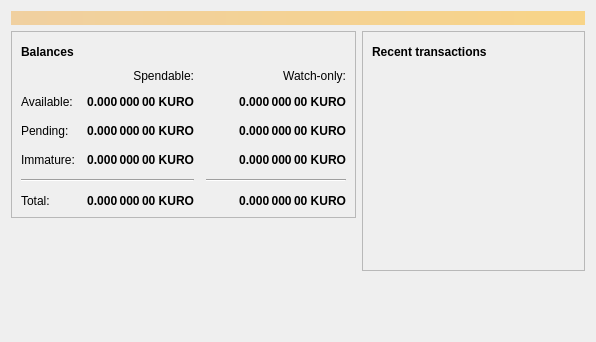
<?xml version="1.0" encoding="UTF-8"?>
<ui version="4.0">
 <class>OverviewPage</class>
 <widget class="QWidget" name="OverviewPage">
  <property name="geometry">
   <rect>
    <x>0</x>
    <y>0</y>
    <width>596</width>
    <height>342</height>
   </rect>
  </property>
  <property name="windowTitle">
   <string>Form</string>
  </property>
  <layout class="QVBoxLayout" name="topLayout">
   <item>
    <widget class="QLabel" name="labelAlerts">
     <property name="visible">
      <bool>false</bool>
     </property>
     <property name="styleSheet">
      <string notr="true">QLabel { background-color: qlineargradient(x1: 0, y1: 0, x2: 1, y2: 0, stop:0 #F0D0A0, stop:1 #F8D488); color:#000000; }</string>
     </property>
     <property name="wordWrap">
      <bool>true</bool>
     </property>
     <property name="margin">
      <number>3</number>
     </property>
     <property name="textInteractionFlags">
      <set>Qt::TextSelectableByMouse</set>
     </property>
    </widget>
   </item>
   <item>
    <layout class="QHBoxLayout" name="horizontalLayout" stretch="1,1">
     <item>
      <layout class="QVBoxLayout" name="verticalLayout_2">
       <item>
        <widget class="QFrame" name="frame">
         <property name="frameShape">
          <enum>QFrame::StyledPanel</enum>
         </property>
         <property name="frameShadow">
          <enum>QFrame::Raised</enum>
         </property>
         <layout class="QVBoxLayout" name="verticalLayout_4">
          <item>
           <layout class="QHBoxLayout" name="horizontalLayout_4">
            <item>
             <widget class="QLabel" name="label_5">
              <property name="font">
               <font>
                <weight>75</weight>
                <bold>true</bold>
               </font>
              </property>
              <property name="text">
               <string>Balances</string>
              </property>
             </widget>
            </item>
            <item>
             <widget class="QPushButton" name="labelWalletStatus">
              <property name="enabled">
               <bool>true</bool>
              </property>
              <property name="maximumSize">
               <size>
                <width>30</width>
                <height>16777215</height>
               </size>
              </property>
              <property name="toolTip">
               <string>The displayed information may be out of date. Your wallet automatically synchronizes with the Kurokin network after a connection is established, but this process has not completed yet.</string>
              </property>
              <property name="text">
               <string/>
              </property>
              <property name="icon">
               <iconset resource="../bitcoin.qrc">
                <normaloff>:/icons/warning</normaloff>
                <disabledoff>:/icons/warning</disabledoff>:/icons/warning</iconset>
              </property>
              <property name="iconSize">
               <size>
                <width>24</width>
                <height>24</height>
               </size>
              </property>
              <property name="flat">
               <bool>true</bool>
              </property>
             </widget>
            </item>
            <item>
             <spacer name="horizontalSpacer_3">
              <property name="orientation">
               <enum>Qt::Horizontal</enum>
              </property>
              <property name="sizeHint" stdset="0">
               <size>
                <width>40</width>
                <height>20</height>
               </size>
              </property>
             </spacer>
            </item>
           </layout>
          </item>
          <item>
           <layout class="QGridLayout" name="gridLayout">
            <property name="spacing">
             <number>12</number>
            </property>
            <item row="2" column="2">
             <widget class="QLabel" name="labelWatchPending">
              <property name="font">
               <font>
                <weight>75</weight>
                <bold>true</bold>
               </font>
              </property>
              <property name="cursor">
               <cursorShape>IBeamCursor</cursorShape>
              </property>
              <property name="toolTip">
               <string>Unconfirmed transactions to watch-only addresses</string>
              </property>
              <property name="text">
               <string notr="true">0.000 000 00 KURO</string>
              </property>
              <property name="alignment">
               <set>Qt::AlignRight|Qt::AlignTrailing|Qt::AlignVCenter</set>
              </property>
              <property name="textInteractionFlags">
               <set>Qt::LinksAccessibleByMouse|Qt::TextSelectableByKeyboard|Qt::TextSelectableByMouse</set>
              </property>
             </widget>
            </item>
            <item row="2" column="1">
             <widget class="QLabel" name="labelUnconfirmed">
              <property name="font">
               <font>
                <weight>75</weight>
                <bold>true</bold>
               </font>
              </property>
              <property name="cursor">
               <cursorShape>IBeamCursor</cursorShape>
              </property>
              <property name="toolTip">
               <string>Total of transactions that have yet to be confirmed, and do not yet count toward the spendable balance</string>
              </property>
              <property name="text">
               <string notr="true">0.000 000 00 KURO</string>
              </property>
              <property name="alignment">
               <set>Qt::AlignRight|Qt::AlignTrailing|Qt::AlignVCenter</set>
              </property>
              <property name="textInteractionFlags">
               <set>Qt::LinksAccessibleByMouse|Qt::TextSelectableByKeyboard|Qt::TextSelectableByMouse</set>
              </property>
             </widget>
            </item>
            <item row="3" column="2">
             <widget class="QLabel" name="labelWatchImmature">
              <property name="font">
               <font>
                <weight>75</weight>
                <bold>true</bold>
               </font>
              </property>
              <property name="cursor">
               <cursorShape>IBeamCursor</cursorShape>
              </property>
              <property name="toolTip">
               <string>Mined balance in watch-only addresses that has not yet matured</string>
              </property>
              <property name="text">
               <string notr="true">0.000 000 00 KURO</string>
              </property>
              <property name="alignment">
               <set>Qt::AlignRight|Qt::AlignTrailing|Qt::AlignVCenter</set>
              </property>
              <property name="textInteractionFlags">
               <set>Qt::LinksAccessibleByMouse|Qt::TextSelectableByKeyboard|Qt::TextSelectableByMouse</set>
              </property>
             </widget>
            </item>
            <item row="4" column="0" colspan="2">
             <widget class="Line" name="line">
              <property name="orientation">
               <enum>Qt::Horizontal</enum>
              </property>
             </widget>
            </item>
            <item row="4" column="2">
             <widget class="Line" name="lineWatchBalance">
              <property name="sizePolicy">
               <sizepolicy hsizetype="Preferred" vsizetype="Fixed">
                <horstretch>0</horstretch>
                <verstretch>0</verstretch>
               </sizepolicy>
              </property>
              <property name="minimumSize">
               <size>
                <width>140</width>
                <height>0</height>
               </size>
              </property>
              <property name="orientation">
               <enum>Qt::Horizontal</enum>
              </property>
             </widget>
            </item>
            <item row="5" column="0">
             <widget class="QLabel" name="labelTotalText">
              <property name="text">
               <string>Total:</string>
              </property>
             </widget>
            </item>
            <item row="3" column="1">
             <widget class="QLabel" name="labelImmature">
              <property name="font">
               <font>
                <weight>75</weight>
                <bold>true</bold>
               </font>
              </property>
              <property name="cursor">
               <cursorShape>IBeamCursor</cursorShape>
              </property>
              <property name="toolTip">
               <string>Mined balance that has not yet matured</string>
              </property>
              <property name="text">
               <string notr="true">0.000 000 00 KURO</string>
              </property>
              <property name="alignment">
               <set>Qt::AlignRight|Qt::AlignTrailing|Qt::AlignVCenter</set>
              </property>
              <property name="textInteractionFlags">
               <set>Qt::LinksAccessibleByMouse|Qt::TextSelectableByKeyboard|Qt::TextSelectableByMouse</set>
              </property>
             </widget>
            </item>
            <item row="2" column="3">
             <spacer name="horizontalSpacer_2">
              <property name="orientation">
               <enum>Qt::Horizontal</enum>
              </property>
              <property name="sizeHint" stdset="0">
               <size>
                <width>40</width>
                <height>20</height>
               </size>
              </property>
             </spacer>
            </item>
            <item row="3" column="0">
             <widget class="QLabel" name="labelImmatureText">
              <property name="text">
               <string>Immature:</string>
              </property>
             </widget>
            </item>
            <item row="5" column="1">
             <widget class="QLabel" name="labelTotal">
              <property name="font">
               <font>
                <weight>75</weight>
                <bold>true</bold>
               </font>
              </property>
              <property name="cursor">
               <cursorShape>IBeamCursor</cursorShape>
              </property>
              <property name="toolTip">
               <string>Your current total balance</string>
              </property>
              <property name="text">
               <string notr="true">0.000 000 00 KURO</string>
              </property>
              <property name="alignment">
               <set>Qt::AlignRight|Qt::AlignTrailing|Qt::AlignVCenter</set>
              </property>
              <property name="textInteractionFlags">
               <set>Qt::LinksAccessibleByMouse|Qt::TextSelectableByKeyboard|Qt::TextSelectableByMouse</set>
              </property>
             </widget>
            </item>
            <item row="5" column="2">
             <widget class="QLabel" name="labelWatchTotal">
              <property name="font">
               <font>
                <weight>75</weight>
                <bold>true</bold>
               </font>
              </property>
              <property name="cursor">
               <cursorShape>IBeamCursor</cursorShape>
              </property>
              <property name="toolTip">
               <string>Current total balance in watch-only addresses</string>
              </property>
              <property name="text">
               <string notr="true">0.000 000 00 KURO</string>
              </property>
              <property name="alignment">
               <set>Qt::AlignRight|Qt::AlignTrailing|Qt::AlignVCenter</set>
              </property>
              <property name="textInteractionFlags">
               <set>Qt::LinksAccessibleByMouse|Qt::TextSelectableByKeyboard|Qt::TextSelectableByMouse</set>
              </property>
             </widget>
            </item>
            <item row="0" column="2">
             <widget class="QLabel" name="labelWatchonly">
              <property name="text">
               <string>Watch-only:</string>
              </property>
              <property name="alignment">
               <set>Qt::AlignRight|Qt::AlignTrailing|Qt::AlignVCenter</set>
              </property>
             </widget>
            </item>
            <item row="1" column="0">
             <widget class="QLabel" name="labelBalanceText">
              <property name="text">
               <string>Available:</string>
              </property>
             </widget>
            </item>
            <item row="1" column="1">
             <widget class="QLabel" name="labelBalance">
              <property name="font">
               <font>
                <weight>75</weight>
                <bold>true</bold>
               </font>
              </property>
              <property name="cursor">
               <cursorShape>IBeamCursor</cursorShape>
              </property>
              <property name="toolTip">
               <string>Your current spendable balance</string>
              </property>
              <property name="text">
               <string notr="true">0.000 000 00 KURO</string>
              </property>
              <property name="alignment">
               <set>Qt::AlignRight|Qt::AlignTrailing|Qt::AlignVCenter</set>
              </property>
              <property name="textInteractionFlags">
               <set>Qt::LinksAccessibleByMouse|Qt::TextSelectableByKeyboard|Qt::TextSelectableByMouse</set>
              </property>
             </widget>
            </item>
            <item row="1" column="2">
             <widget class="QLabel" name="labelWatchAvailable">
              <property name="font">
               <font>
                <weight>75</weight>
                <bold>true</bold>
               </font>
              </property>
              <property name="cursor">
               <cursorShape>IBeamCursor</cursorShape>
              </property>
              <property name="toolTip">
               <string>Your current balance in watch-only addresses</string>
              </property>
              <property name="text">
               <string notr="true">0.000 000 00 KURO</string>
              </property>
              <property name="alignment">
               <set>Qt::AlignRight|Qt::AlignTrailing|Qt::AlignVCenter</set>
              </property>
              <property name="textInteractionFlags">
               <set>Qt::LinksAccessibleByMouse|Qt::TextSelectableByKeyboard|Qt::TextSelectableByMouse</set>
              </property>
             </widget>
            </item>
            <item row="2" column="0">
             <widget class="QLabel" name="labelPendingText">
              <property name="text">
               <string>Pending:</string>
              </property>
             </widget>
            </item>
            <item row="0" column="1">
             <widget class="QLabel" name="labelSpendable">
              <property name="text">
               <string>Spendable:</string>
              </property>
              <property name="alignment">
               <set>Qt::AlignRight|Qt::AlignTrailing|Qt::AlignVCenter</set>
              </property>
             </widget>
            </item>
           </layout>
          </item>
         </layout>
        </widget>
       </item>
       <item>
        <spacer name="verticalSpacer">
         <property name="orientation">
          <enum>Qt::Vertical</enum>
         </property>
         <property name="sizeHint" stdset="0">
          <size>
           <width>20</width>
           <height>40</height>
          </size>
         </property>
        </spacer>
       </item>
       <item>
        <widget class="QLabel" name="label_wallet_bgcoin">
         <property name="text">
          <string/>
         </property>
         <property name="pixmap">
          <pixmap resource="../bitcoin.qrc">:/icons/wallet_bgcoin</pixmap>
         </property>
         <property name="scaledContents">
          <bool>false</bool>
         </property>
         <property name="alignment">
          <set>Qt::AlignCenter</set>
         </property>
         <property name="margin">
          <number>-2</number>
         </property>
        </widget>
       </item>
      </layout>
     </item>
     <item>
      <layout class="QVBoxLayout" name="verticalLayout_3">
       <item>
        <widget class="QFrame" name="frame_2">
         <property name="frameShape">
          <enum>QFrame::StyledPanel</enum>
         </property>
         <property name="frameShadow">
          <enum>QFrame::Raised</enum>
         </property>
         <layout class="QVBoxLayout" name="verticalLayout">
          <item>
           <layout class="QHBoxLayout" name="horizontalLayout_2">
            <item>
             <widget class="QLabel" name="label_4">
              <property name="font">
               <font>
                <weight>75</weight>
                <bold>true</bold>
               </font>
              </property>
              <property name="text">
               <string>Recent transactions</string>
              </property>
             </widget>
            </item>
            <item>
             <widget class="QPushButton" name="labelTransactionsStatus">
              <property name="enabled">
               <bool>true</bool>
              </property>
              <property name="maximumSize">
               <size>
                <width>30</width>
                <height>16777215</height>
               </size>
              </property>
              <property name="toolTip">
               <string>The displayed information may be out of date. Your wallet automatically synchronizes with the Kurokin network after a connection is established, but this process has not completed yet.</string>
              </property>
              <property name="text">
               <string/>
              </property>
              <property name="icon">
               <iconset resource="../bitcoin.qrc">
                <normaloff>:/icons/warning</normaloff>
                <disabledoff>:/icons/warning</disabledoff>:/icons/warning</iconset>
              </property>
              <property name="iconSize">
               <size>
                <width>24</width>
                <height>24</height>
               </size>
              </property>
              <property name="flat">
               <bool>true</bool>
              </property>
             </widget>
            </item>
            <item>
             <spacer name="horizontalSpacer">
              <property name="orientation">
               <enum>Qt::Horizontal</enum>
              </property>
              <property name="sizeHint" stdset="0">
               <size>
                <width>40</width>
                <height>20</height>
               </size>
              </property>
             </spacer>
            </item>
           </layout>
          </item>
          <item>
           <widget class="QListView" name="listTransactions">
            <property name="styleSheet">
             <string notr="true">QListView { background: transparent; }</string>
            </property>
            <property name="frameShape">
             <enum>QFrame::NoFrame</enum>
            </property>
            <property name="verticalScrollBarPolicy">
             <enum>Qt::ScrollBarAlwaysOff</enum>
            </property>
            <property name="horizontalScrollBarPolicy">
             <enum>Qt::ScrollBarAlwaysOff</enum>
            </property>
            <property name="selectionMode">
             <enum>QAbstractItemView::NoSelection</enum>
            </property>
           </widget>
          </item>
         </layout>
        </widget>
       </item>
       <item>
        <spacer name="verticalSpacer_2">
         <property name="orientation">
          <enum>Qt::Vertical</enum>
         </property>
         <property name="sizeHint" stdset="0">
          <size>
           <width>20</width>
           <height>40</height>
          </size>
         </property>
        </spacer>
       </item>
      </layout>
     </item>
    </layout>
   </item>
  </layout>
 </widget>
 <resources/>
 <connections/>
</ui>
